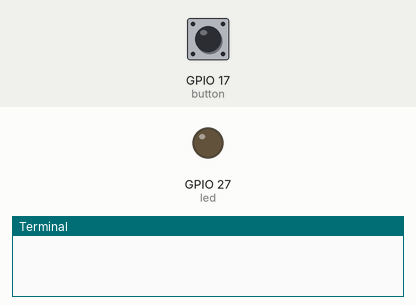
Bench run of a program on a simulated Raspberry Pi (BCM pin numbers). Shown: output pins drawn as LEDs (lit = HIGH), the last lines printed to the terminal. The test bench sets the inputs (shaded band); at power-on: GPIO 17 (button) HIGH.

Above: at 1.2 s.
1.3 s: GPIO 17 (button) pulled LOW for 0.15 s
At 1.6 s:
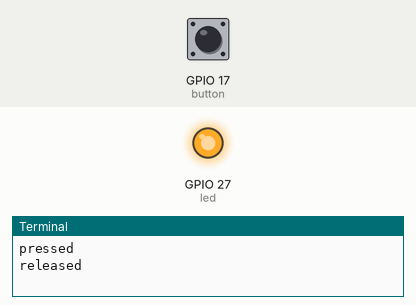
2.9 s: GPIO 17 (button) pulled LOW for 1 s
At 4.0 s:
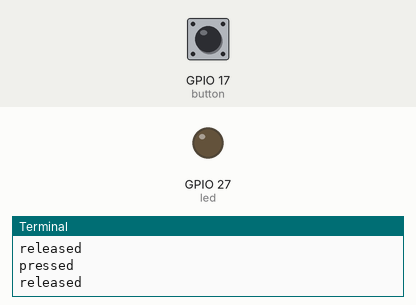
5.4 s: GPIO 17 (button) pulled LOW for 3.2 s
At 5.9 s:
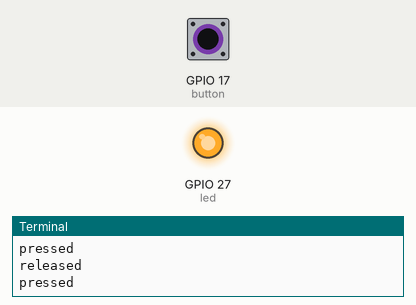
Timing chart, 0 to 8.4 s (numbered marks = the images above; inputs shaded):
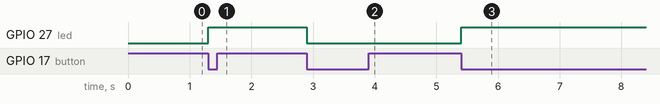

Measured:
- after the input at 1.3 s, GPIO 27 (led): LOW → HIGH at once
- after the input at 2.9 s, GPIO 27 (led): HIGH → LOW at once
- after the input at 5.4 s, GPIO 27 (led): LOW → HIGH at once

The program:

button1.py
```python
from gpiozero import Button, LED
from signal import pause

def userPressed():
    led.toggle();
    print("pressed");

def userReleased():
    #led.off();
    print("released");

led = LED(27)
button = Button(17);
button.when_pressed = userPressed;
button.when_released = userReleased;

pause();
```
